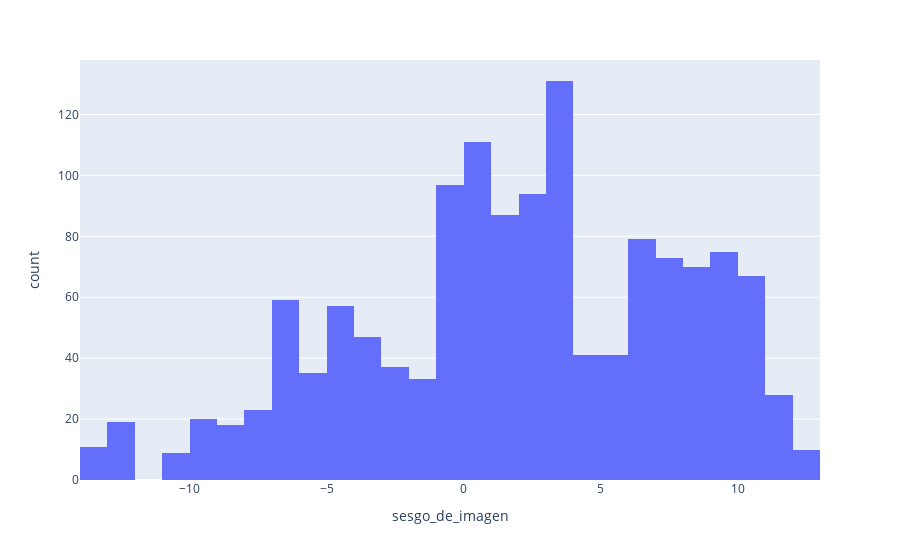

The notebook cell saved with this chart:
### Code cell
#otro gráfico con la misma variable anterior
px.histogram(df,
            x = 'sesgo_de_imagen')

### Figure 1 — Plotly figure (JSON) as saved in the notebook; plotly's stock layout.template omitted (floating-point values rounded to 4 significant figures; data arrays with more than 128 entries replaced by an {"elided": "..."} marker saying what was removed)
{"data": [{"alignmentgroup": "True", "bingroup": "x", "hovertemplate": "sesgo_de_imagen=%{x}<br>count=%{y}<extra></extra>", "legendgroup": "", "marker": {"color": "#636efa", "pattern": {"shape": ""}}, "name": "", "offsetgroup": "", "orientation": "v", "showlegend": false, "type": "histogram", "x": {"elided": "1372 float values"}, "xaxis": "x", "yaxis": "y"}], "layout": {"barmode": "relative", "legend": {"tracegroupgap": 0}, "margin": {"t": 60}, "xaxis": {"anchor": "y", "domain": [0, 1], "title": {"text": "sesgo_de_imagen"}}, "yaxis": {"anchor": "x", "domain": [0, 1], "title": {"text": "count"}}}}
